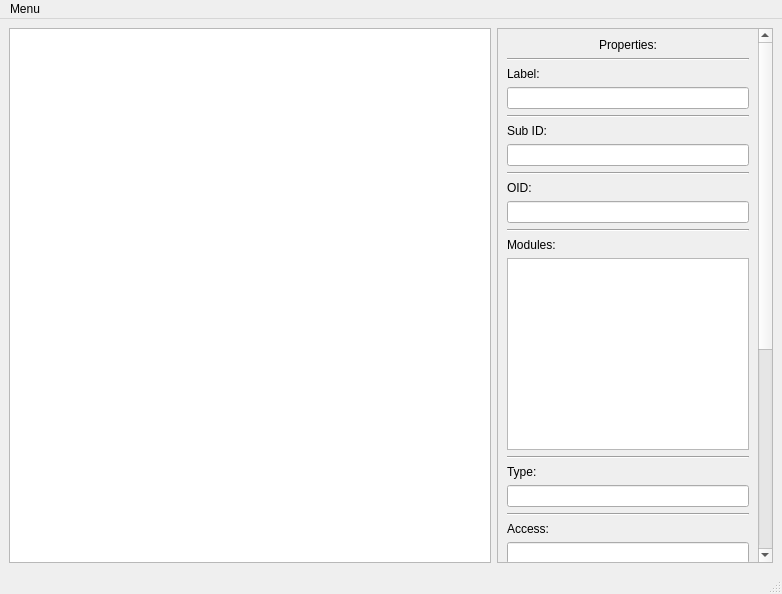
<?xml version="1.0" encoding="UTF-8"?>
<ui version="4.0">
 <class>MainWindow</class>
 <widget class="QMainWindow" name="MainWindow">
  <property name="geometry">
   <rect>
    <x>0</x>
    <y>0</y>
    <width>782</width>
    <height>594</height>
   </rect>
  </property>
  <property name="minimumSize">
   <size>
    <width>750</width>
    <height>500</height>
   </size>
  </property>
  <property name="windowTitle">
   <string>MainWindow</string>
  </property>
  <widget class="QWidget" name="centralwidget">
   <layout class="QGridLayout" name="gridLayout">
    <item row="0" column="0">
     <widget class="QTreeView" name="treeView"/>
    </item>
    <item row="0" column="1">
     <widget class="QScrollArea" name="scrollArea">
      <property name="sizePolicy">
       <sizepolicy hsizetype="Minimum" vsizetype="Expanding">
        <horstretch>0</horstretch>
        <verstretch>0</verstretch>
       </sizepolicy>
      </property>
      <property name="frameShadow">
       <enum>QFrame::Plain</enum>
      </property>
      <property name="widgetResizable">
       <bool>true</bool>
      </property>
      <widget class="QWidget" name="scrollAreaWidget">
       <property name="geometry">
        <rect>
         <x>0</x>
         <y>-461</y>
         <width>257</width>
         <height>980</height>
        </rect>
       </property>
       <layout class="QVBoxLayout" name="verticalLayout">
        <item>
         <widget class="QLabel" name="propertiesLabel">
          <property name="sizePolicy">
           <sizepolicy hsizetype="Preferred" vsizetype="Fixed">
            <horstretch>0</horstretch>
            <verstretch>0</verstretch>
           </sizepolicy>
          </property>
          <property name="text">
           <string>Properties:</string>
          </property>
          <property name="alignment">
           <set>Qt::AlignCenter</set>
          </property>
         </widget>
        </item>
        <item>
         <widget class="Line" name="line">
          <property name="orientation">
           <enum>Qt::Horizontal</enum>
          </property>
         </widget>
        </item>
        <item>
         <widget class="QLabel" name="nodeLabel">
          <property name="text">
           <string>Label:</string>
          </property>
         </widget>
        </item>
        <item>
         <widget class="QLineEdit" name="nodeLabelLine">
          <property name="readOnly">
           <bool>true</bool>
          </property>
         </widget>
        </item>
        <item>
         <widget class="Line" name="line_2">
          <property name="orientation">
           <enum>Qt::Horizontal</enum>
          </property>
         </widget>
        </item>
        <item>
         <widget class="QLabel" name="subIDLabel">
          <property name="text">
           <string>Sub ID:</string>
          </property>
         </widget>
        </item>
        <item>
         <widget class="QLineEdit" name="subIDLine">
          <property name="readOnly">
           <bool>true</bool>
          </property>
         </widget>
        </item>
        <item>
         <widget class="Line" name="line_3">
          <property name="orientation">
           <enum>Qt::Horizontal</enum>
          </property>
         </widget>
        </item>
        <item>
         <widget class="QLabel" name="oidLabel">
          <property name="text">
           <string>OID:</string>
          </property>
         </widget>
        </item>
        <item>
         <widget class="QLineEdit" name="oidLine">
          <property name="readOnly">
           <bool>true</bool>
          </property>
         </widget>
        </item>
        <item>
         <widget class="Line" name="line_11">
          <property name="orientation">
           <enum>Qt::Horizontal</enum>
          </property>
         </widget>
        </item>
        <item>
         <widget class="QLabel" name="modulesLabel">
          <property name="text">
           <string>Modules:</string>
          </property>
         </widget>
        </item>
        <item>
         <widget class="QListWidget" name="modulesList">
          <property name="sizePolicy">
           <sizepolicy hsizetype="Expanding" vsizetype="Minimum">
            <horstretch>0</horstretch>
            <verstretch>0</verstretch>
           </sizepolicy>
          </property>
         </widget>
        </item>
        <item>
         <widget class="Line" name="line_4">
          <property name="orientation">
           <enum>Qt::Horizontal</enum>
          </property>
         </widget>
        </item>
        <item>
         <widget class="QLabel" name="typeLabel">
          <property name="text">
           <string>Type:</string>
          </property>
         </widget>
        </item>
        <item>
         <widget class="QLineEdit" name="typeLine">
          <property name="readOnly">
           <bool>true</bool>
          </property>
         </widget>
        </item>
        <item>
         <widget class="Line" name="line_5">
          <property name="orientation">
           <enum>Qt::Horizontal</enum>
          </property>
         </widget>
        </item>
        <item>
         <widget class="QLabel" name="accessLabel">
          <property name="text">
           <string>Access:</string>
          </property>
         </widget>
        </item>
        <item>
         <widget class="QLineEdit" name="accessLine">
          <property name="readOnly">
           <bool>true</bool>
          </property>
         </widget>
        </item>
        <item>
         <widget class="Line" name="line_6">
          <property name="orientation">
           <enum>Qt::Horizontal</enum>
          </property>
         </widget>
        </item>
        <item>
         <widget class="QLabel" name="statusLabel">
          <property name="text">
           <string>Status:</string>
          </property>
         </widget>
        </item>
        <item>
         <widget class="QLineEdit" name="statusLine">
          <property name="readOnly">
           <bool>true</bool>
          </property>
         </widget>
        </item>
        <item>
         <widget class="Line" name="line_7">
          <property name="orientation">
           <enum>Qt::Horizontal</enum>
          </property>
         </widget>
        </item>
        <item>
         <widget class="QLabel" name="augmentsLabel">
          <property name="text">
           <string>Augments:</string>
          </property>
         </widget>
        </item>
        <item>
         <widget class="QLineEdit" name="augmentsLine">
          <property name="readOnly">
           <bool>true</bool>
          </property>
         </widget>
        </item>
        <item>
         <widget class="Line" name="line_8">
          <property name="orientation">
           <enum>Qt::Horizontal</enum>
          </property>
         </widget>
        </item>
        <item>
         <widget class="QLabel" name="referenceLabel">
          <property name="text">
           <string>Reference:</string>
          </property>
         </widget>
        </item>
        <item>
         <widget class="QLineEdit" name="referenceLine">
          <property name="readOnly">
           <bool>true</bool>
          </property>
         </widget>
        </item>
        <item>
         <widget class="Line" name="line_9">
          <property name="orientation">
           <enum>Qt::Horizontal</enum>
          </property>
         </widget>
        </item>
        <item>
         <widget class="QLabel" name="defValueLabel">
          <property name="text">
           <string>Default value:</string>
          </property>
         </widget>
        </item>
        <item>
         <widget class="QLineEdit" name="defValueLine">
          <property name="readOnly">
           <bool>true</bool>
          </property>
         </widget>
        </item>
        <item>
         <widget class="Line" name="line_10">
          <property name="orientation">
           <enum>Qt::Horizontal</enum>
          </property>
         </widget>
        </item>
        <item>
         <widget class="QLabel" name="descriptionLabel">
          <property name="text">
           <string>Description:</string>
          </property>
         </widget>
        </item>
        <item>
         <widget class="QPlainTextEdit" name="descriptionText">
          <property name="readOnly">
           <bool>true</bool>
          </property>
         </widget>
        </item>
        <item>
         <spacer name="verticalSpacer">
          <property name="orientation">
           <enum>Qt::Vertical</enum>
          </property>
          <property name="sizeHint" stdset="0">
           <size>
            <width>20</width>
            <height>40</height>
           </size>
          </property>
         </spacer>
        </item>
       </layout>
      </widget>
     </widget>
    </item>
   </layout>
  </widget>
  <widget class="QStatusBar" name="statusbar"/>
  <widget class="QMenuBar" name="menuBar">
   <property name="geometry">
    <rect>
     <x>0</x>
     <y>0</y>
     <width>782</width>
     <height>26</height>
    </rect>
   </property>
   <widget class="QMenu" name="menu_MIB">
    <property name="title">
     <string>Menu</string>
    </property>
    <addaction name="actionMIB_Managment"/>
   </widget>
   <addaction name="menu_MIB"/>
  </widget>
  <action name="actionMIB_Managment">
   <property name="text">
    <string>MIB Managment</string>
   </property>
  </action>
 </widget>
 <resources/>
 <connections/>
</ui>
